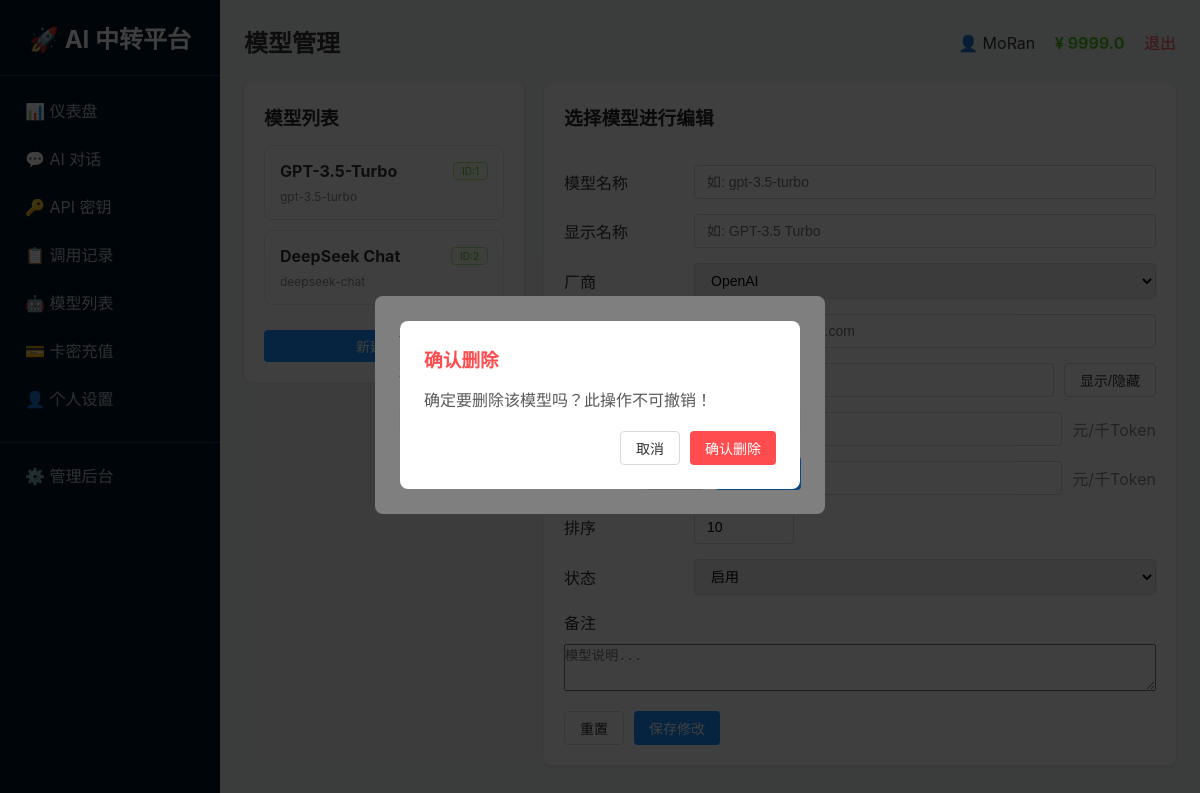
The page /admin/models (signed in) on the database its author committed.
### tables this page shows
CREATE TABLE users
                 (id INTEGER PRIMARY KEY AUTOINCREMENT,
                  username TEXT UNIQUE NOT NULL,
                  password TEXT NOT NULL,
                  balance REAL DEFAULT 0,
                  is_admin INTEGER DEFAULT 0,
                  status INTEGER DEFAULT 1,
                  created_at TEXT);

CREATE TABLE models
                 (id INTEGER PRIMARY KEY AUTOINCREMENT,
                  name TEXT UNIQUE NOT NULL,
                  display_name TEXT,
                  base_url TEXT NOT NULL,
                  api_key TEXT NOT NULL,
                  input_price REAL NOT NULL,
                  output_price REAL NOT NULL,
                  status INTEGER DEFAULT 1,
                  sort INTEGER DEFAULT 0);

### app.py (the view)
@app.route('/admin/models')
@login_required
@admin_required
def admin_models():
    user = get_user()
    conn = get_db()
    if USE_POSTGRES:
        models = fetch_all(conn, "SELECT * FROM models ORDER BY sort ASC")
    else:
        models = fetch_all(conn, "SELECT * FROM models ORDER BY sort ASC")
    conn.close()
    return render_template('admin_models.html',
                           page_title='模型管理',
                           user=user,
                           menu_items=MENU_ITEMS,
                           active_menu='admin',
                           models=models)

### app.py (called while the page is built)
def get_db():
    if USE_POSTGRES:
        if not PSYCOPG2_AVAILABLE:
            raise RuntimeError("PostgreSQL 数据库需要 psycopg2 库，请安装: pip install psycopg2-binary")
        conn = psycopg2.connect(DATABASE_URL)
        conn.autocommit = False
        return conn
    else:
        import sqlite3
        db_path = os.environ.get('DATABASE_PATH', os.path.join(os.path.dirname(os.path.abspath(__file__)), 'platform.db'))
        conn = sqlite3.connect(db_path)
        conn.row_factory = sqlite3.Row
        return conn

def get_user():
    if 'user_id' not in session:
        return None
    conn = get_db()
    if USE_POSTGRES:
        cursor = conn.cursor(cursor_factory=RealDictCursor)
        cursor.execute("SELECT * FROM users WHERE id = %s", (session['user_id'],))
        user = cursor.fetchone()
        cursor.close()
    else:
        cursor = conn.cursor()
        cursor.execute("SELECT * FROM users WHERE id = ?", (session['user_id'],))
        row = cursor.fetchone()
        cursor.close()
        if row:
            columns = [desc[0] for desc in cursor.description]
            user = dict(zip(columns, row))
        else:
            user = None
    conn.close()
    return user

def login_required(f):
    @wraps(f)
    def decorated_function(*args, **kwargs):
        if 'user_id' not in session:
            return redirect('/login')
        return f(*args, **kwargs)
    return decorated_function

def admin_required(f):
    @wraps(f)
    def decorated_function(*args, **kwargs):
        if session.get('is_admin', 0) != 1:
            abort(403)
        return f(*args, **kwargs)
    return decorated_function

def fetch_all(conn, query, params=None):
    if USE_POSTGRES:
        cursor = conn.cursor(cursor_factory=RealDictCursor)
        cursor.execute(query, params or ())
        results = cursor.fetchall()
        cursor.close()
        return results
    else:
        cursor = conn.cursor()
        cursor.execute(query, params or ())
        rows = cursor.fetchall()
        columns = [desc[0] for desc in cursor.description]
        results = [dict(zip(columns, row)) for row in rows]
        cursor.close()
        return results

### templates/admin_models.html (shortened to what this page needs)
{% extends "base.html" %}
{% block content %}
<div style="display:flex;gap:20px">
    <div style="width:280px;flex-shrink:0">
        <div class="card">
            <h3>模型列表</h3>
            <div style="max-height:500px;overflow-y:auto">
                {% for m in models %}
                <div class="model-card" data-model-id="{{ m.id }}" onclick="selectModel({{ m.id }})" style="cursor:pointer">
                    <div class="model-header">
                        <span class="model-name">{{ m.display_name or m.name }}</span>
                        <span class="tag tag-green" style="font-size:10px">ID:{{ m.id }}</span>
                    </div>
                    <div style="font-size:12px;color:#8c8c8c">{{ m.name }}</div>
                </div>
                {% else %}
                <p style="color:#8c8c8c;text-align:center;padding:20px">暂无模型</p>
                {% endfor %}
            </div>
            <button class="btn btn-primary" style="width:100%;margin-top:15px" onclick="createNewModel()">新建模型</button>
        </div>
    </div>
    <div style="flex:1">
        <div class="card" id="editForm">
            <div style="display:flex;justify-content:space-between;align-items:center;margin-bottom:20px">
                <h3 id="formTitle">选择模型进行编辑</h3>
            </div>
            <form id="modelForm" method="post" onsubmit="submitForm(event)">
                <div class="form-row">
                    <label style="width:120px">模型名称</label>
                    <input id="modelName" name="name" type="text" placeholder="如: gpt-3.5-turbo" style="flex:1" required>
                </div>
                <div class="form-row">
                    <label style="width:120px">显示名称</label>
                    <input id="displayName" name="display_name" type="text" placeholder="如: GPT-3.5 Turbo" style="flex:1">
                </div>
                <div class="form-row">
                    <label style="width:120px">厂商</label>
                    <select id="provider" name="provider" style="flex:1">
                        <option value="openai">OpenAI</option>
                    </select>
                </div>
                <div class="form-row">
                    <label style="width:120px">API 地址</label>
                    <input id="baseUrl" name="base_url" type="text" placeholder="https://api.example.com" style="flex:1" required>
                </div>
                <div class="form-row">
                    <label style="width:120px">API Key</label>
                    <input id="apiKey" name="api_key" type="text" placeholder="sk-xxxxxxxxxx" style="flex:1">
                    <button type="button" class="btn btn-default" onclick="toggleApiKey()">显示/隐藏</button>
                </div>
                <div class="form-row">
                    <label style="width:120px">输入价格</label>
                    <input id="inputPrice" name="input_price" type="number" step="0.0001" min="0" placeholder="0.0015" style="flex:1" required>
                    <span style="color:#8c8c8c">元/千Token</span>
                </div>
                <div class="form-row">
                    <label style="width:120px">输出价格</label>
                    <input id="outputPrice" name="output_price" type="number" step="0.0001" min="0" placeholder="0.002" style="flex:1" required>
                    <span style="color:#8c8c8c">元/千Token</span>
                </div>
                <div class="form-row">
                    <label style="width:120px">排序</label>
                    <input id="sortOrder" name="sort" type="number" min="0" value="10" style="width:100px">
                </div>
                <div class="form-row">
                    <label style="width:120px">状态</label>
                    <select id="status" name="status" style="flex:1">
                        <option value="1">启用</option>
                    </select>
                </div>
                <div class="form-row" style="flex-direction:column;align-items:flex-start">
                    <label style="width:120px">备注</label>
                    <textarea id="remark" name="remark" placeholder="模型说明..." rows="3" style="width:100%;max-width:600px"></textarea>
                </div>
                <div style="display:flex;gap:10px;margin-top:20px">
                    <button type="button" class="btn btn-default" onclick="resetForm()">重置</button>
                    <button type="button" class="btn btn-primary" onclick="showConfirmModal()">保存修改</button>
                </div>
            </form>
        </div>
    </div>
</div>
<div id="confirmModal" style="display:none;position:fixed;top:0;left:0;right:0;bottom:0;background:rgba(0,0,0,0.5);display:flex;align-items:center;justify-content:center;z-index:1000">
    <div style="background:white;border-radius:8px;padding:24px;max-width:450px;width:90%">
        <h3 style="margin-bottom:15px">确认保存</h3>
        <p style="color:#595959;margin-bottom:20px" id="confirmMessage">确定要保存对模型的修改吗？</p>
        <div style="display:flex;justify-content:flex-end;gap:10px">
            <button class="btn btn-default" onclick="hideConfirmModal()">取消</button>
            <button class="btn btn-primary" onclick="confirmSave()">确认保存</button>
        </div>
    </div>
</div>
<div id="deleteModal" style="display:none;position:fixed;top:0;left:0;right:0;bottom:0;background:rgba(0,0,0,0.5);display:flex;align-items:center;justify-content:center;z-index:1000">
    <div style="background:white;border-radius:8px;padding:24px;max-width:400px;width:90%">
        <h3 style="margin-bottom:15px;color:#ff4d4f">确认删除</h3>
        <p style="color:#595959;margin-bottom:20px">确定要删除该模型吗？此操作不可撤销！</p>
        <div style="display:flex;justify-content:flex-end;gap:10px">
            <button class="btn btn-default" onclick="hideDeleteModal()">取消</button>
            <button class="btn btn-danger" onclick="confirmDelete()">确认删除</button>
        </div>
    </div>
</div>
{% endblock %}

### templates/base.html (shortened to what this page needs)
<!DOCTYPE html>
<html>
<head>
</head>
<body>
    <div class="layout">
        <div class="sidebar">
            <h2>🚀 AI 中转平台</h2>
            {% for key, name, url in menu_items %}
                <a href="{{ url }}" class="menu-item {{ 'active' if active_menu == key else '' }}">{{ name }}</a>
            {% endfor %}
            {% if user and user.is_admin %}
                <a href="/admin" class="menu-item" style="margin-top:20px;border-top:1px solid #1f3a5f;padding-top:20px">⚙️ 管理后台</a>
            {% endif %}
        </div>
        <div class="main">
            <div class="header">
                <h2>{{ page_title }}</h2>
                <div>
                    <span>👤 {{ user.username if user else '未登录' }}</span>
                <span style="margin-left:15px;color:#52c41a;font-weight:bold">¥ {{ (user.balance|round(2)) if user else 0 }}</span>
                    <a href="/logout" class="logout">退出</a>
                </div>
            </div>
            {% block content %}{% endblock %}
        </div>
    </div>
</body>
</html>

### templates/base.html (style rules this page uses)
* { margin:0;padding:0;box-sizing:border-box }
body { font-family:-apple-system,BlinkMacSystemFont,'Segoe UI',Roboto,sans-serif;background:#f0f2f5;min-height:100vh;color:#333 }
.layout { display:flex;min-height:100vh }
.sidebar { width:220px;background:#001529;color:white;padding:20px 0;flex-shrink:0 }
.sidebar h2 { text-align:center;padding:0 20px 20px;border-bottom:1px solid #1f3a5f;margin-bottom:10px }
.menu-item { display:block;padding:12px 25px;color:#b8c5d1;text-decoration:none;transition:all 0.2s }
.main { flex:1;padding:24px;overflow-y:auto }
.header { display:flex;justify-content:space-between;align-items:center;margin-bottom:24px }
.card { background:white;border-radius:8px;padding:20px;box-shadow:0 1px 3px rgba(0,0,0,0.08);margin-bottom:20px }
.card h3 { margin-bottom:15px;color:#262626 }
.btn { padding:6px 15px;border-radius:4px;border:none;cursor:pointer;font-size:14px;display:inline-block;text-decoration:none }
.btn-primary { background:#1890ff;color:white }
.btn-danger { background:#ff4d4f;color:white }
.btn-default { background:#fff;border:1px solid #d9d9d9;color:#333 }
input,select { padding:8px 12px;border:1px solid #d9d9d9;border-radius:4px;font-size:14px;outline:none }
.form-row { display:flex;gap:10px;margin-bottom:15px;align-items:center }
.tag { display:inline-block;padding:2px 8px;border-radius:4px;font-size:12px }
.tag-green { background:#f6ffed;color:#52c41a;border:1px solid #b7eb8f }
.logout { color:#ff4d4f;text-decoration:none;margin-left:15px }
.model-card { border:1px solid #e8e8e8;border-radius:8px;padding:15px;margin-bottom:10px;transition:all 0.2s }
.model-header { display:flex;justify-content:space-between;align-items:center;margin-bottom:8px }
.model-name { font-weight:bold;font-size:16px }

### rows shown on the page
users: username "MoRan", balance "9999.0"
models: display_name "GPT-3.5-Turbo", id "1", name "gpt-3.5-turbo"
models: display_name "DeepSeek Chat", id "2", name "deepseek-chat"

### other values the page prints
{{ name }} "📊 仪表盘" "💬 AI 对话" "🔑 API 密钥" "📋 调用记录" "🤖 模型列表" "💳 卡密充值" "👤 个人设置"
{{ page_title }} "模型管理"
